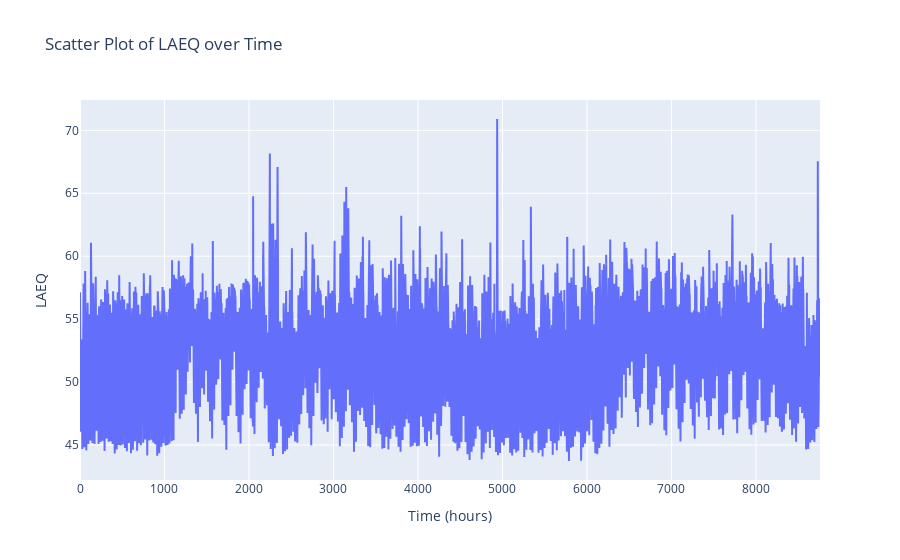

Notebook source saved alongside this figure:
### Code cell
import plotly.graph_objects as go


# Creating the scatter plot using go.Scatter
fig = go.Figure(data=go.Scatter(
    #x=data_Namen['time'],
    y=data_Namen['laeq'],
    mode='lines'
))

# Customizing the plot layout
fig.update_layout(
    title='Scatter Plot of LAEQ over Time',
    xaxis=dict(title='Time (hours)'),
    yaxis=dict(title='LAEQ')
)

# Displaying the plot
fig.show()

### Figure 1 — Plotly figure (JSON) as saved in the notebook; plotly's stock layout.template omitted (floating-point values rounded to 4 significant figures; data arrays with more than 128 entries replaced by an {"elided": "..."} marker saying what was removed)
{"data": [{"mode": "lines", "type": "scatter", "y": {"elided": "8759 float values"}}], "layout": {"title": {"text": "Scatter Plot of LAEQ over Time"}, "xaxis": {"title": {"text": "Time (hours)"}}, "yaxis": {"title": {"text": "LAEQ"}}}}
